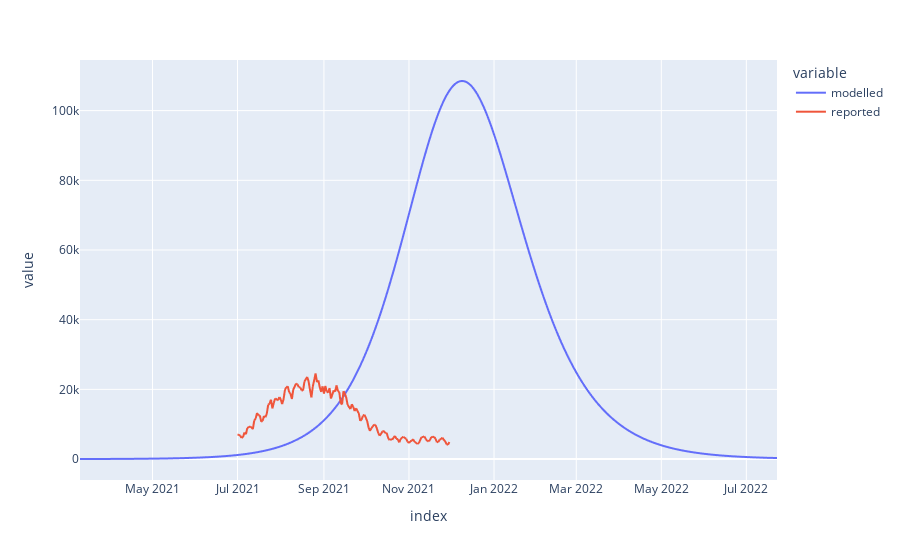

Notebook code for this chart:
### Code cell
model.run(parameters)

comparison_df = pd.DataFrame({
    "modelled": model.get_derived_outputs_df()["incidence"],
    "reported": incidence_target_trimmed,
})
comparison_df.plot()

### Figure 1 — Plotly figure (JSON) as saved in the notebook; plotly's stock layout.template omitted (floating-point values rounded to 4 significant figures; data arrays with more than 128 entries replaced by an {"elided": "..."} marker saying what was removed)
{"data": [{"hovertemplate": "variable=modelled<br>index=%{x}<br>value=%{y}<extra></extra>", "legendgroup": "modelled", "line": {"color": "#636efa", "dash": "solid"}, "marker": {"symbol": "circle"}, "mode": "lines", "name": "modelled", "showlegend": true, "type": "scattergl", "x": {"elided": "501 str values"}, "xaxis": "x", "y": {"elided": "501 float values"}, "yaxis": "y"}, {"hovertemplate": "variable=reported<br>index=%{x}<br>value=%{y}<extra></extra>", "legendgroup": "reported", "line": {"color": "#EF553B", "dash": "solid"}, "marker": {"symbol": "circle"}, "mode": "lines", "name": "reported", "showlegend": true, "type": "scattergl", "x": {"elided": "501 str values"}, "xaxis": "x", "y": {"elided": "501 int values"}, "yaxis": "y"}], "layout": {"legend": {"title": {"text": "variable"}, "tracegroupgap": 0}, "margin": {"t": 60}, "xaxis": {"anchor": "y", "domain": [0, 1], "title": {"text": "index"}}, "yaxis": {"anchor": "x", "domain": [0, 1], "title": {"text": "value"}}}}
